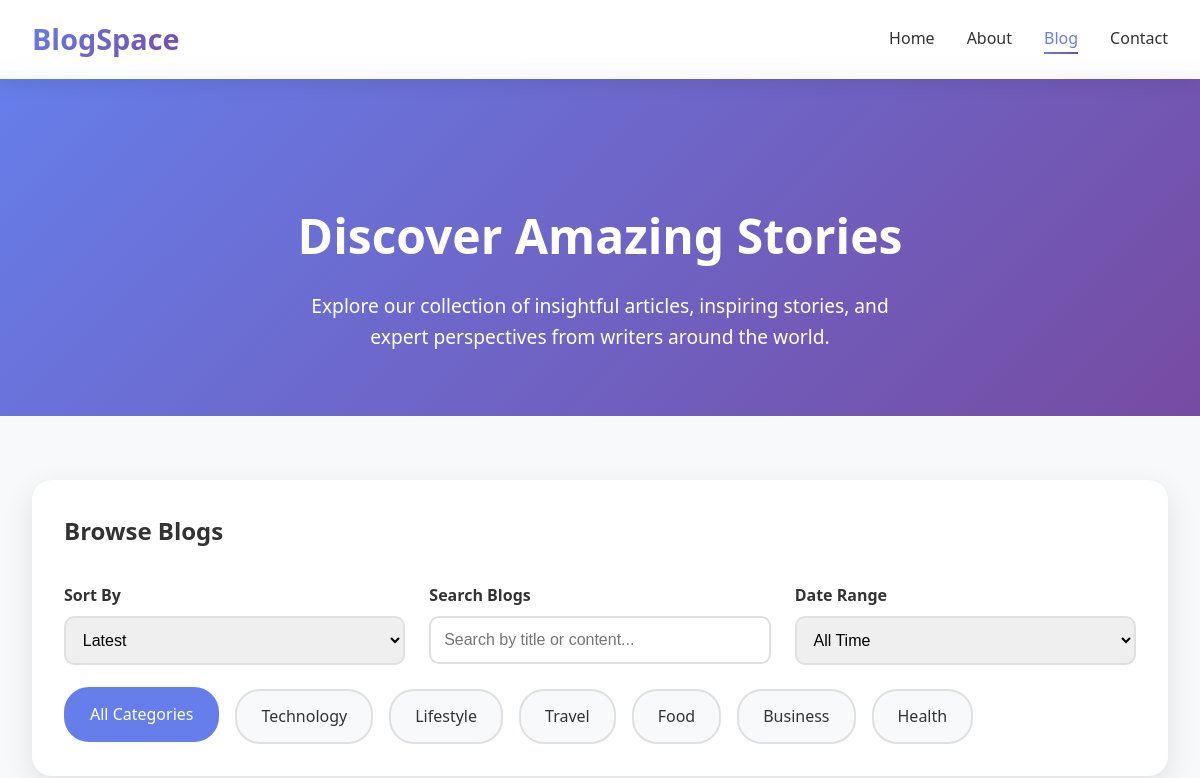
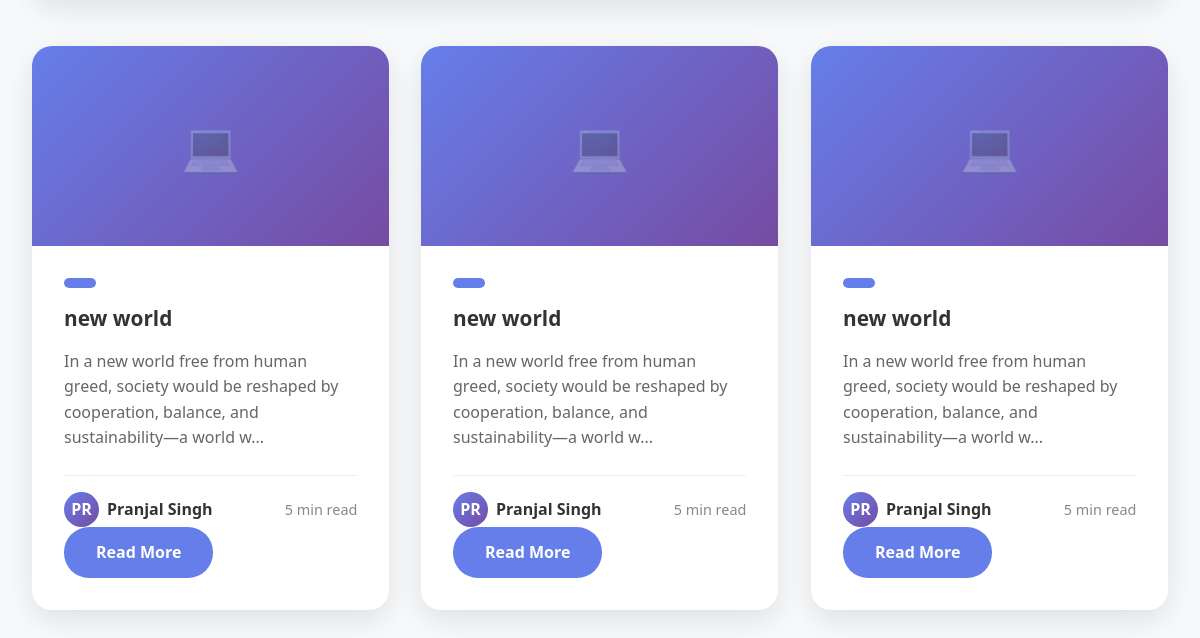
Page /blog/blog (signed in) on the earlier database version (2 pictures, top to bottom).
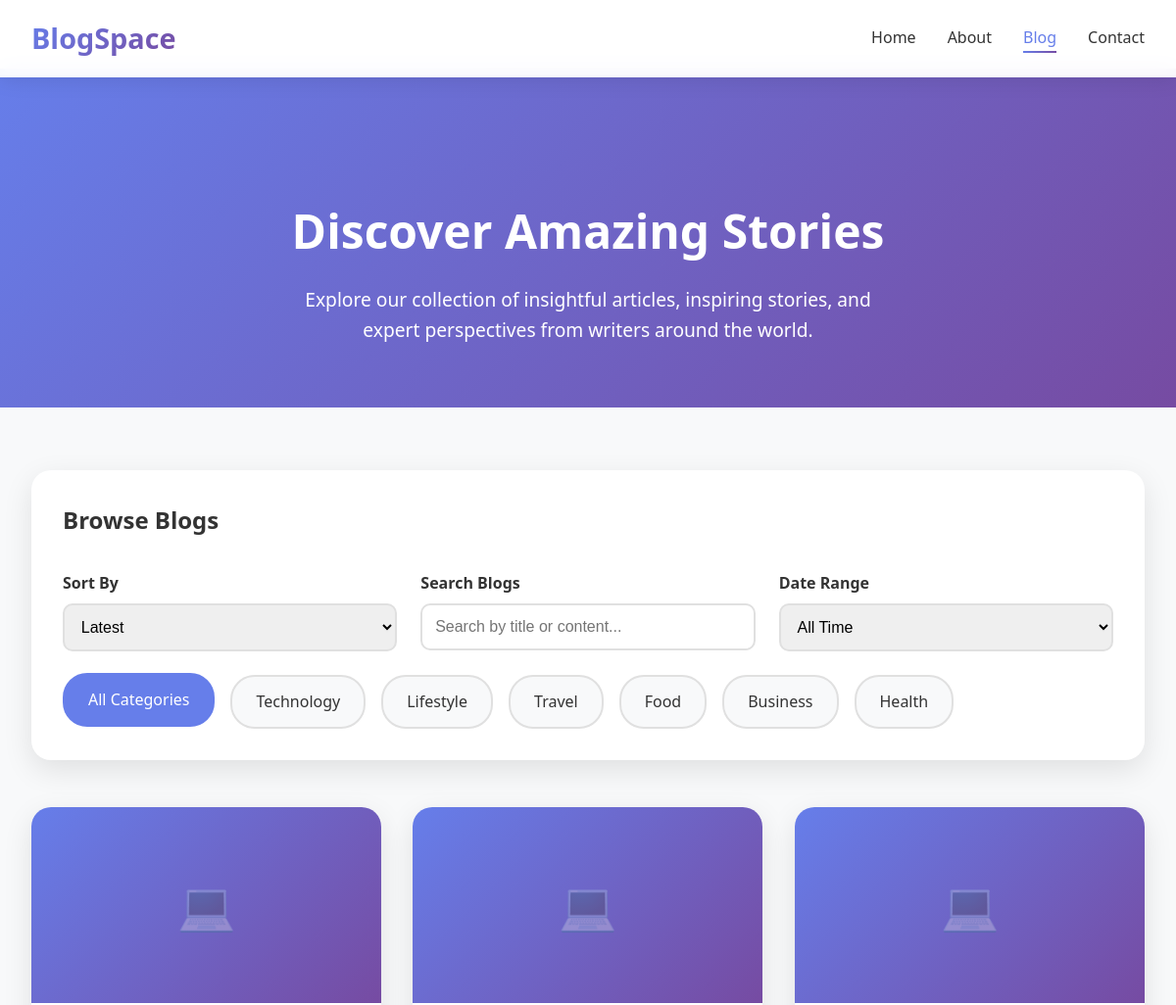
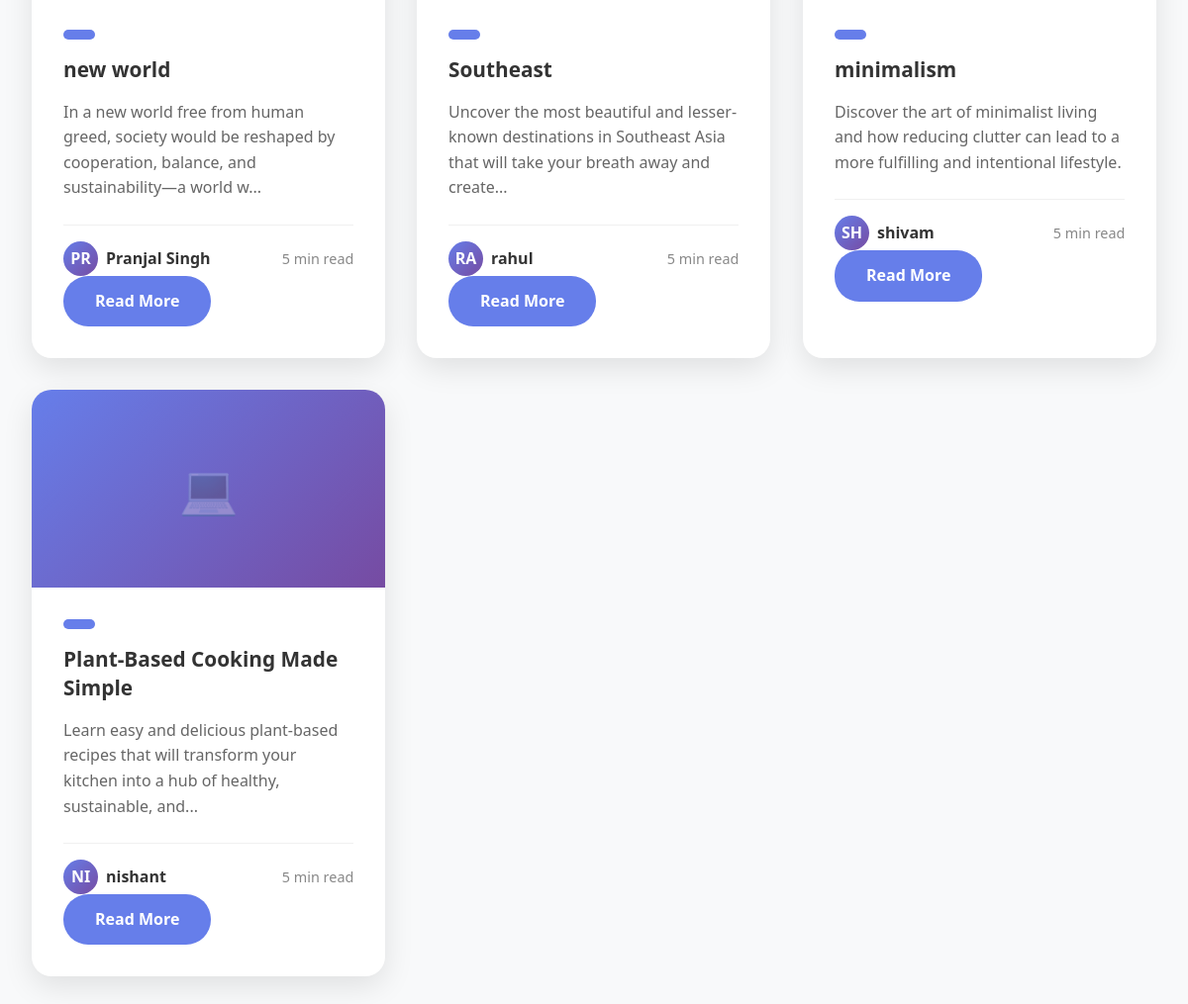
Same page on the later database version (2 pictures, top to bottom).
### blog/database/models.py (models this page shows)
class ArticleData(Base):
    __tablename__ = "articles"
    id = Column(Integer,primary_key=True,index=True)
    content = Column(String)
    title = Column(String)
    author_name=Column(String)
    published= Column(Boolean)
    user_id = Column(Integer,ForeignKey("users.id"))
    user = relationship("UserData",back_populates='items')

### blog/router/router_article.py (the view)
@router.get('/blog', response_class=HTMLResponse)
async def show_all_blogs(request: Request, db: Session = Depends(get_db), current_user: User = Depends(get_current_user)):
    blogs = get_all_article(db)
    return templates.TemplateResponse("blog.html", {"request": request, "blogs": blogs, "current_user": current_user})

### blog/template/blog.html (shortened to what this page needs)
<!DOCTYPE html>
<html lang="en">
<head>
</head>
<body>
    <nav class="navbar">
        <div class="nav-container">
            <a href="index.html" class="logo">BlogSpace</a>
            <ul class="nav-menu">
                <li><a href="/user/home" class="nav-link">Home</a></li>
                <li><a href="#about" class="nav-link">About</a></li>
                <li><a href="#" class="nav-link active">Blog</a></li>
                <li><a href="#contact" class="nav-link">Contact</a></li>
            </ul>
        </div>
    </nav>
    <section class="page-header">
        <h1>Discover Amazing Stories</h1>
        <p>Explore our collection of insightful articles, inspiring stories, and expert perspectives from writers around the world.</p>
    </section>
    <main class="main-content">
        <section class="filters-section">
            <div class="filters-header">
                <h2>Browse Blogs</h2>
            </div>
            <div class="filters-grid">
                <div class="filter-group">
                    <label for="sort-by">Sort By</label>
                    <select id="sort-by">
                        <option value="latest">Latest</option>
                    </select>
                </div>
                <div class="filter-group">
                    <label for="search">Search Blogs</label>
                    <input type="text" id="search" placeholder="Search by title or content..." oninput="filterBlogs()">
                </div>
                <div class="filter-group">
                    <label for="date-range">Date Range</label>
                    <select id="date-range">
                        <option value="all">All Time</option>
                    </select>
                </div>
            </div>
            <div class="category-filters">
                <label for="all" class="category-label">All Categories</label>
                <label for="tech" class="category-label">Technology</label>
                <label for="lifestyle" class="category-label">Lifestyle</label>
                <label for="travel" class="category-label">Travel</label>
                <label for="food" class="category-label">Food</label>
                <label for="business" class="category-label">Business</label>
                <label for="health" class="category-label">Health</label>
            </div>
        </section>
        <section class="blogs-grid">
            {% for blog in blogs %}
            <article class="blog-card">
                <div class="blog-image {{ blog.category|default('tech') }}"></div>
                <div class="blog-content">
                    <div class="blog-meta">
                        <span class="blog-category">{{ blog.category|capitalize }}</span>
                    </div>
                    <h3 class="blog-title">{{ blog.title }}</h3>
                    <p class="blog-excerpt">{{ blog.content|truncate(120, True, '...') }}</p>
                    <div class="blog-footer">
                        <div class="blog-author">
                            <div class="author-avatar">{{ blog.author_name[:2]|upper }}</div>
                            <span class="author-name">{{ blog.author_name }}</span>
                        </div>
                        <span class="read-time">{{ blog.read_time|default('5 min read') }}</span>
                    </div>
                    <a href="#" class="read-more">Read More</a>
                </div>
            </article>
            {% endfor %}
        </section>
    </main>
</body>
</html>

Differences in the rows shown:
removed ArticleData: title "new world", content "In a new world free from human greed, society would be reshaped by cooperation, balance, and sustainability—a world w...", author_name "PR", author_name "Pranjal Singh", read_time "5 min read"
removed ArticleData: title "new world", content "In a new world free from human greed, society would be reshaped by cooperation, balance, and sustainability—a world w...", author_name "PR", author_name "Pranjal Singh", read_time "5 min read"
added ArticleData: title "Southeast", content "Uncover the most beautiful and lesser-known destinations in Southeast Asia that will take your breath away and create...", author_name "RA", author_name "rahul", read_time "5 min read"
added ArticleData: title "minimalism", content "Discover the art of minimalist living and how reducing clutter can lead to a more fulfilling and intentional lifestyle.", author_name "SH", author_name "shivam", read_time "5 min read"
added ArticleData: title "Plant-Based Cooking Made Simple", content "Learn easy and delicious plant-based recipes that will transform your kitchen into a hub of healthy, sustainable, and...", author_name "NI", author_name "nishant", read_time "5 min read"
